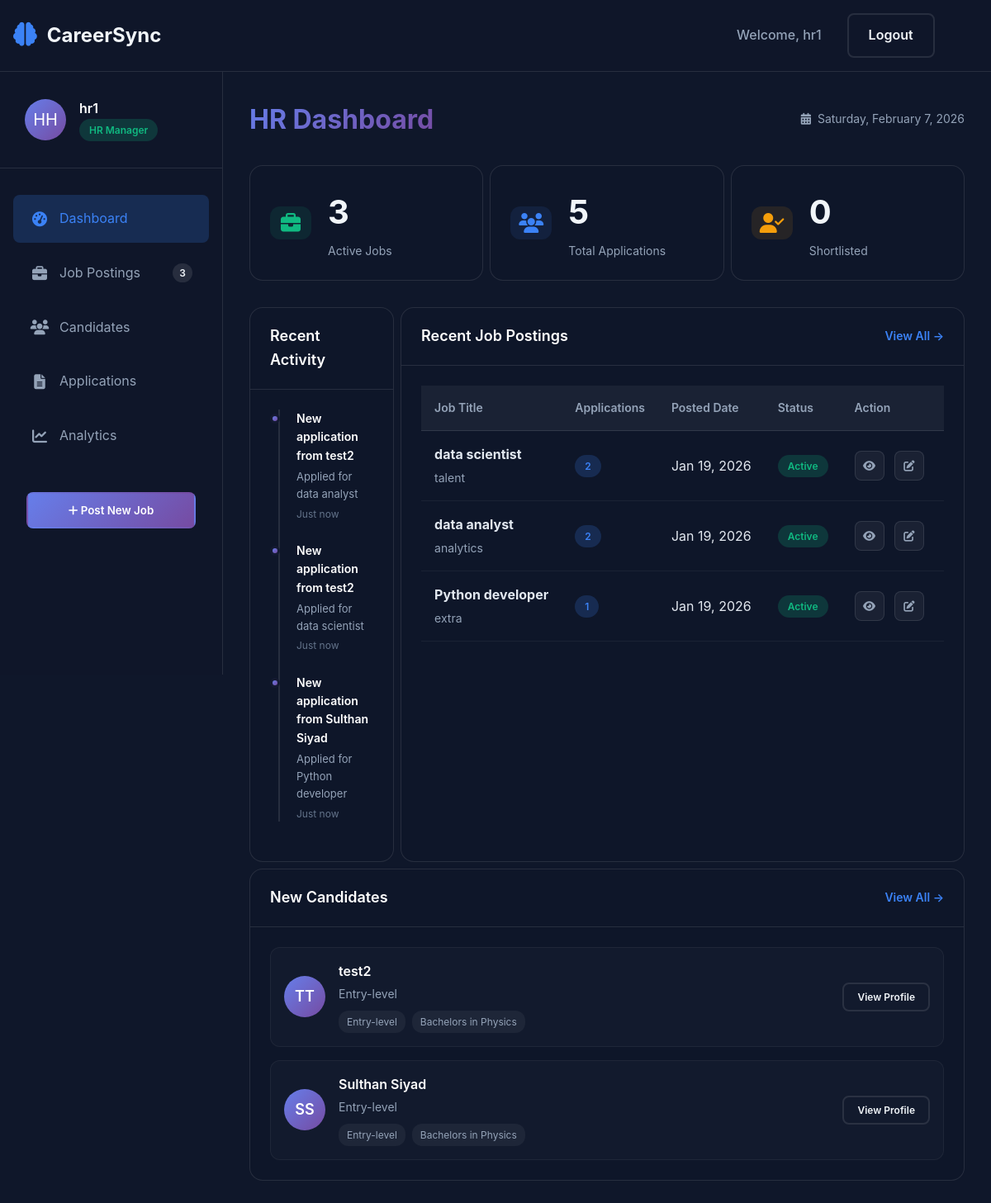
The app's page /dashboard/hr (signed in) with its own data.
### models.py (models this page shows, shortened)
class User(db.Model):
    __tablename__ = 'user'
    id = db.Column(db.Integer, primary_key=True)
    name = db.Column(db.String(100), nullable=False)
    email = db.Column(db.String(100), unique=True, nullable=False)
    password = db.Column(db.String(200), nullable=False)
    phone = db.Column(db.String(20), nullable=False)
    user_type = db.Column(db.String(20), nullable=False)
    created_at = db.Column(db.DateTime, default=datetime.utcnow)
    job_postings = db.relationship('JobPosting', backref='hr', lazy=True)
    def get_initials(self):
        words = self.name.split()
        if len(words) >= 2:
            return f"{words[0][0]}{words[1][0]}".upper()
        elif len(words) == 1:
            return words[0][0].upper() * 2
        else:
            return "US"

class JobPosting(db.Model):
    __tablename__ = 'job_posting'
    id = db.Column(db.Integer, primary_key=True)
    title = db.Column(db.String(200), nullable=False)
    company = db.Column(db.String(200), nullable=False)
    location = db.Column(db.String(100))
    salary_range = db.Column(db.String(100))
    description = db.Column(db.Text, nullable=False)
    requirements = db.Column(db.Text, nullable=False)
    job_type = db.Column(db.String(50), nullable=False)
    status = db.Column(db.String(20), default='active')
    hr_id = db.Column(db.Integer, db.ForeignKey('user.id'), nullable=False)
    created_at = db.Column(db.DateTime, default=datetime.utcnow)
    updated_at = db.Column(db.DateTime, default=datetime.utcnow, onupdate=datetime.utcnow)
    applications = db.relationship('Application', backref='job', lazy=True, cascade='all, delete-orphan')

class Candidate(db.Model):
    __tablename__ = 'candidate'
    id = db.Column(db.Integer, primary_key=True)
    name = db.Column(db.String(100), nullable=False)
    email = db.Column(db.String(100), nullable=False)
    phone = db.Column(db.String(20))
    resume_url = db.Column(db.String(500))
    skills = db.Column(db.Text)
    experience = db.Column(db.String(100))
    education = db.Column(db.String(200))
    created_at = db.Column(db.DateTime, default=datetime.utcnow)
    applications = db.relationship('Application', backref='candidate_rel', lazy=True, cascade='all, delete-orphan')
    def get_initials(self):
        words = self.name.split()
        if len(words) >= 2:
            return f"{words[0][0]}{words[1][0]}".upper()
        elif len(words) == 1:
            return words[0][0].upper() * 2
        else:
            return "CD"

### web.py (the view)
@app.route('/dashboard/hr')
def hr_dashboard():
    if 'user_id' not in session or session['user_type'] != 'hr':
        return redirect(url_for('login'))
    user_id = session['user_id']
    data = get_dashboard_data(user_id)
    return render_template('hr_dashboard.html', **data)

### templates/hr_dashboard.html (shortened to what this page needs)
{% extends 'dashboard-base.html' %}
{% block content %}
    <div class="dashboard-header">
        <h1>HR Dashboard</h1>
        <div class="header-actions">
            <div class="date-display">
                <i class="fas fa-calendar-alt"></i>
                <span id="current-date"></span>
            </div>
        </div>
    </div>
    <div class="kpi-section">
        <div class="kpi-grid">
            <div class="kpi-card">
                <div class="kpi-icon" style="background: rgba(16, 185, 129, 0.1);">
                    <i class="fas fa-briefcase" style="color: #10b981;"></i>
                </div>
                <div class="kpi-content">
                    <h3>{{ job_count or 0 }}</h3>
                    <p>Active Jobs</p>
                </div>
            </div>
            <div class="kpi-card">
                <div class="kpi-icon" style="background: rgba(59, 130, 246, 0.1);">
                    <i class="fas fa-users" style="color: #3b82f6;"></i>
                </div>
                <div class="kpi-content">
                    <h3>{{ total_applications or 0 }}</h3>
                    <p>Total Applications</p>
                </div>
            </div>
            <div class="kpi-card">
                <div class="kpi-icon" style="background: rgba(245, 158, 11, 0.1);">
                    <i class="fas fa-user-check" style="color: #f59e0b;"></i>
                </div>
                <div class="kpi-content">
                    <h3>{{ shortlisted_count or 0 }}</h3>
                    <p>Shortlisted</p>
                </div>
            </div>
        </div>
    </div>
    <div class="dashboard-grid">
        <div class="dashboard-card">
            <div class="card-header">
                <h3>Recent Activity</h3>
            </div>
            <div class="card-body">
                <div class="timeline">
                    {% if recent_activities %}
                        {% for activity in recent_activities %}
                        <div class="timeline-item">
                            <div class="timeline-marker"></div>
                            <div class="timeline-content">
                                <h5>{{ activity.title }}</h5>
                                <p>{{ activity.description }}</p>
                                <span class="timeline-time">{{ activity.time_ago }}</span>
                            </div>
                        </div>
                        {% endfor %}
                    {% endif %}
                </div>
            </div>
        </div>
        <div class="dashboard-card">
            <div class="card-header">
                <h3>Recent Job Postings</h3>
                <a href="{{ url_for('job_postings') }}" class="btn-text">View All →</a>
            </div>
            <div class="card-body">
                <div class="table-responsive">
                    <table class="data-table">
                        <thead>
                            <tr>
                                <th>Job Title</th>
                                <th>Applications</th>
                                <th>Posted Date</th>
                                <th>Status</th>
                                <th>Action</th>
                            </tr>
                        </thead>
                        <tbody>
                            {% if recent_jobs %}
                                {% for job in recent_jobs %}
                                <tr>
                                    <td>
                                        <strong>{{ job.title }}</strong>
                                        <div class="text-muted">{{ job.company }}</div>
                                    </td>
                                    <td>
                                        <span class="badge badge-count">{{ job.applications|length if job.applications else 0 }}</span>
                                    </td>
                                    <td>{{ job.created_at.strftime('%b %d, %Y') }}</td>
                                    <td>
                                        {% if job.status == 'active' %}
                                        <span class="badge badge-active">Active</span>
                                        {% elif job.status == 'closed' %}
                                        <span class="badge" style="background: rgba(239, 68, 68, 0.2); color: #ef4444;">Closed</span>
                                        {% else %}
                                        <span class="badge" style="background: rgba(148, 163, 184, 0.2); color: #94a3b8;">Draft</span>
                                        {% endif %}
                                    </td>
                                    <td>
                                        <button class="btn-icon" title="View Details" onclick="openJobPreview({{ job.id }})">
                                            <i class="fas fa-eye"></i>
                                        </button>
                                        <button class="btn-icon" title="Edit" onclick="openJobPreview({{ job.id }}, true)">
                                            <i class="fas fa-edit"></i>
                                        </button>
                                    </td>
                                </tr>
                                {% endfor %}
                            {% else %}
                                <tr>
                                    <td colspan="5" style="text-align: center; padding: 2rem;">
                                        <p>No job postings yet. Click "Post New Job" to get started.</p>
                                    </td>
                                </tr>
                            {% endif %}
                        </tbody>
                    </table>
                </div>
            </div>
        </div>
        <div class="dashboard-card candidate">
            <div class="card-header">
                <h3>New Candidates</h3>
                <a href="{{ url_for('candidate_list') }}" class="btn-text">View All →</a>
            </div>
            <div class="card-body">
                <div class="candidates-list">
                    {% if new_candidates %}
                        {% for candidate in new_candidates %}
                        <div class="candidate-item">
                            <div class="candidate-avatar">
                                {{ candidate.get_initials() }}
                            </div>
                            <div class="candidate-info">
                                <h4>{{ candidate.name }}</h4>
                                <p>{{ candidate.experience or 'Candidate' }}</p>
                                <div class="candidate-tags">
                                    {% if candidate.experience %}
                                    <span class="tag">{{ candidate.experience }}</span>
                                    {% endif %}
                                    {% if candidate.education %}
                                    <span class="tag">{{ candidate.education }}</span>
                                    {% endif %}
                                </div>
                            </div>
                            <div class="candidate-actions">
                                <button class="btn btn-outline btn-sm view-profile" onclick="openCandidatePreview({{ candidate.id }})">
                                    View Profile
                                </button>
                            </div>
                        </div>
                        {% endfor %}
                    {% else %}
                        <div class="candidate-item" style="justify-content: center;">
                            <p>No new candidates yet</p>
                        </div>
                    {% endif %}
                </div>
            </div>
        </div>
    </div>
{% endblock %}

### templates/dashboard-base.html (shortened to what this page needs)
<!DOCTYPE html>
<html lang="en">
<head>
    <link rel="stylesheet" href="{{ url_for('static', filename='css/style.css') }}">
    <link rel="stylesheet" href="https://cdnjs.cloudflare.com/ajax/libs/font-awesome/6.4.0/css/all.min.css">
</head>
<body>
    <nav class="navbar-hr-dashboard">
        <a href="/" class="logo">
            <i class="fas fa-brain"></i>
            <span>CareerSync</span>
        </a>
        <div class="cta-buttons">
            <span class="nav-link" style="margin-right: 15px;">Welcome, {{ session.get('user_name', 'User') }}</span>
            <a href="{{ url_for('logout') }}" class="btn btn-outline">Logout</a>
        </div>
    </nav>
    <div class="dashboard-container">
        <aside class="dashboard-sidebar">
            <div class="sidebar-header">
                <div class="user-profile">
                    <div class="profile-avatar">
                        {{ user.get_initials() if user else 'JD' }}
                    </div>
                    <div class="profile-info">
                        <h4>{{ session.get('user_name', 'John Doe') }}</h4>
                        <span class="badge badge-hr">{{ 'HR Manager' if session.get('user_type') == 'hr' else 'Job Seeker' }}</span>
                    </div>
                </div>
            </div>
            <nav class="sidebar-nav">
                <a href="{{ url_for('hr_dashboard') }}" class="sidebar-link {% if request.endpoint == 'hr_dashboard' %}active{% endif %}">
                    <i class="fas fa-tachometer-alt"></i>
                    <span>Dashboard</span>
                </a>
                <a href="{{ url_for('job_postings') }}" class="sidebar-link {% if request.endpoint == 'job_postings' %}active{% endif %}">
                    <i class="fas fa-briefcase"></i>
                    <span>Job Postings</span>
                    {% if job_count %}
                    <span class="sidebar-badge">{{ job_count }}</span>
                    {% endif %}
                </a>
                <a href="{{ url_for('candidate_list') }}" class="sidebar-link {% if request.endpoint == 'candidate_list' %}active{% endif %}">
                    <i class="fas fa-users"></i>
                    <span>Candidates</span>
                </a>
                <a href="{{ url_for('applications') }}" class="sidebar-link {% if request.endpoint == 'applications' %}active{% endif %}">
                    <i class="fas fa-file-alt"></i>
                    <span>Applications</span>
                </a>
                <a href="{{ url_for('analytics') }}" class="sidebar-link {% if request.endpoint == 'analytics' %}active{% endif %}">
                    <i class="fas fa-chart-line"></i>
                    <span>Analytics</span>
                </a>
            </nav>
            <div class="sidebar-footer">
                <button class="btn btn-primary btn-block post-job-btn" id="postJobBtn">
                    <i class="fas fa-plus"></i> Post New Job
                </button>
            </div>
        </aside>
        <main class="dashboard-content">
            {% block content %}
            {% endblock %}
        </main>
    </div>
</body>
</html>

### records on screen
User: get "hr1", name "HH"
JobPosting: title "data scientist", company "talent", applications|length "2", created_at "Jan 19, 2026", status "Active"
JobPosting: title "data analyst", company "analytics", applications|length "2", created_at "Jan 19, 2026", status "Active"
JobPosting: title "Python developer", company "extra", applications|length "1", created_at "Jan 19, 2026", status "Active"
Candidate: get_initials "TT", name "test2", experience "Entry-level", education "Bachelors in Physics"
Candidate: get_initials "SS", name "Sulthan Siyad", experience "Entry-level", education "Bachelors in Physics"

### other values on screen
{{ 'HR Manager' if session.get('user_type') == 'hr' else 'Job Seeker' }} "HR Manager"
{{ job_count }} "3"
{{ job_count or 0 }} "3"
{{ total_applications or 0 }} "5"
{{ shortlisted_count or 0 }} "0"
{{ activity.title }} "New application from test2" "New application from test2" "New application from Sulthan Siyad"
{{ activity.description }} "Applied for data analyst" "Applied for data scientist" "Applied for Python developer"
{{ activity.time_ago }} "Just now" "Just now" "Just now"
